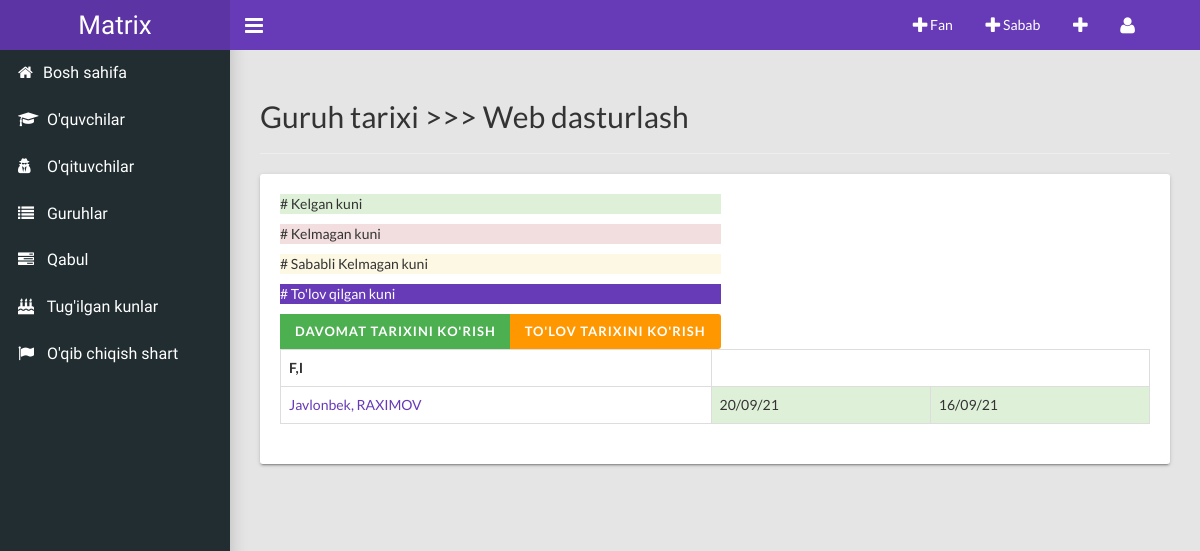
/history_group/1, run on the app's committed database.
### main/models.py (models this page shows, shortened)
class Group(models.Model):
    own = models.ForeignKey(User, related_name="own_group", on_delete=models.CASCADE, blank=True, null=True)
    teacher = models.ForeignKey(Teacher, related_name="group", on_delete=models.CASCADE, blank=True)
    name = models.CharField("Guruh nomi", max_length=350)
    subject = models.ForeignKey(Subjects, related_name="teachers_group", on_delete=models.CASCADE, blank=True)
    time = models.CharField("Vaqti", max_length=50)
    kunlari = models.CharField("Hafta kunlari", max_length=350)
    payment = models.PositiveIntegerField("To'lov", default=0)
    days_in_month = models.PositiveIntegerField("Kun soni", default=0)
    active = models.BooleanField("aktiv/aktiv emas", default=False)

class Student(models.Model):
    own = models.ForeignKey(User, related_name="students", on_delete=models.CASCADE, blank=True, null=True)
    group = models.ForeignKey(Group, related_name="student", on_delete=models.CASCADE, blank=True, null=True)
    name = models.CharField("Ismi", max_length=150)
    surname = models.CharField("Familiyasi", max_length=150)
    brith = models.CharField("Tug'ulgan sanasi", max_length=50)
    image = models.ImageField("O'quvchi rasmi", upload_to='student_img/', blank=True, null=True)
    password_img = models.ImageField("Pasort rasmi", upload_to='students_passport', blank=True)
    tel_num = models.CharField("Telefon raqami", max_length=50, blank=True)
    place = models.CharField("Yashash manzili", max_length=50)
    price = models.PositiveIntegerField("Chegirma",default=0)
    countsub = models.PositiveIntegerField("Bir oydagi darslar soni",default=0)
    allprice = models.PositiveIntegerField("Jami to'lov",default=0)
    called = models.BooleanField("called/not called",default=False)
    camewith = models.ForeignKey(CameWith, related_name="students", blank=True, on_delete=models.PROTECT)

class CameHistory(models.Model):
    student = models.ForeignKey(Student, related_name="history", on_delete=models.CASCADE)
    time = models.CharField("Kelgan sanasi", blank=True, max_length=100)
    came = models.BooleanField("keldi/kelmadi", default=False)
    apset = models.BooleanField("sababli/sababsiz", default=False)
    class Meta:
        ordering = ['-id']

### main/views.py (the view)
# urls.py: path("history_group/<pk>", group_history, name="group_history"),
def group_history(request, pk):
    group = get_object_or_404(Group, pk=pk)
    students = Student.objects.filter(group=group)
    context = {
        'group':group,
        'students':students,
    }
    return render(request, 'group_history.html', context)

### main/context_pro.py (called while the page is built)
def students(request):
    context = {
        'teachers':Teacher.objects.all(),
        'student':Student.objects.all(),
    }
    return context

### templates/group_history.html (shortened to what this page needs)
{% extends 'wrapper.html' %}
{% load static %}
{% block content %}
    <div class="content-wrapper">
        <h2>Guruh tarixi >>> {{group.name}}</h2><hr>
        <div class="card">
            <div class="btn-group desktop">
                    <p class="bg-success"># Kelgan kuni </p>
                    <p class="bg-danger"># Kelmagan kuni </p>
                    <p class="bg-warning"># Sababli Kelmagan kuni </p>
                    <p class="bg-primary"># To'lov qilgan kuni </p>
                    <button class="btn btn-success" id="showCame">Davomat tarixini ko'rish</button>
                    <button class="btn btn-warning" id="showPayment">To'lov tarixini ko'rish</button>
                </div>
            <table class="table table-bordered desktop">
              <thead>
                <tr>
                  <th>F,I</th>
                </tr>
              </thead>
              <tbody style="scroll-snap-type: mandatory;">
                  {% for stu in students %}
                      <tr>
                          <td><a href="{% url 'main:student' stu.pk %}">{{stu.name}}, {{stu.surname}}</a></td>
                            {% for his in stu.history.all %}
                            {% if his.came == True %}
                                <td class="bg-success came">{{his.time}}</td>
                                {% elif his.apset == True %}
                                <td class="bg-warning came">{{his.time}}</td>
                                {% else %}
                                <td class="bg-danger came">{{his.time}}</td>
                            {% endif %}
                            {% endfor %}
                      </tr>
                  {% endfor %}
              </tbody>
            </table>
          </div>
    </div>
{% endblock content %}

### data on the page
Group: name "Web dasturlash"
Student: name "Javlonbek", surname "RAXIMOV"
CameHistory: time "20/09/21"
CameHistory: time "16/09/21"
